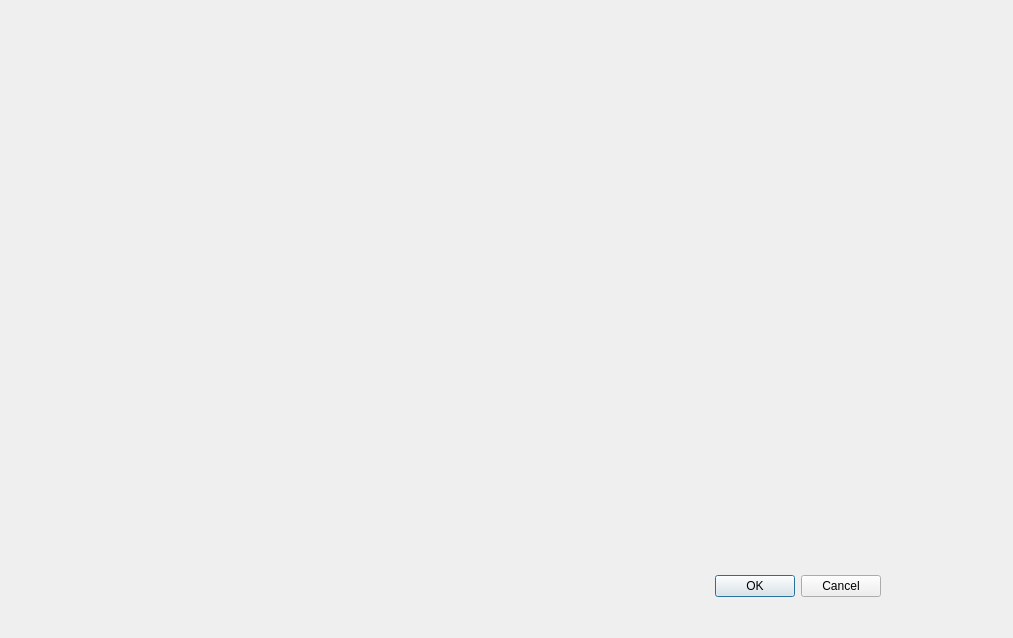
<?xml version="1.0" encoding="UTF-8"?>
<ui version="4.0">
 <class>Dialog</class>
 <widget class="QDialog" name="Dialog">
  <property name="geometry">
   <rect>
    <x>0</x>
    <y>0</y>
    <width>1013</width>
    <height>638</height>
   </rect>
  </property>
  <property name="windowTitle">
   <string>Dialog</string>
  </property>
  <widget class="QDialogButtonBox" name="buttonBox">
   <property name="geometry">
    <rect>
     <x>700</x>
     <y>570</y>
     <width>181</width>
     <height>32</height>
    </rect>
   </property>
   <property name="orientation">
    <enum>Qt::Horizontal</enum>
   </property>
   <property name="standardButtons">
    <set>QDialogButtonBox::Cancel|QDialogButtonBox::Ok</set>
   </property>
  </widget>
 </widget>
 <resources/>
 <connections>
  <connection>
   <sender>buttonBox</sender>
   <signal>accepted()</signal>
   <receiver>Dialog</receiver>
   <slot>accept()</slot>
   <hints>
    <hint type="sourcelabel">
     <x>248</x>
     <y>254</y>
    </hint>
    <hint type="destinationlabel">
     <x>157</x>
     <y>274</y>
    </hint>
   </hints>
  </connection>
  <connection>
   <sender>buttonBox</sender>
   <signal>rejected()</signal>
   <receiver>Dialog</receiver>
   <slot>reject()</slot>
   <hints>
    <hint type="sourcelabel">
     <x>316</x>
     <y>260</y>
    </hint>
    <hint type="destinationlabel">
     <x>286</x>
     <y>274</y>
    </hint>
   </hints>
  </connection>
 </connections>
</ui>
